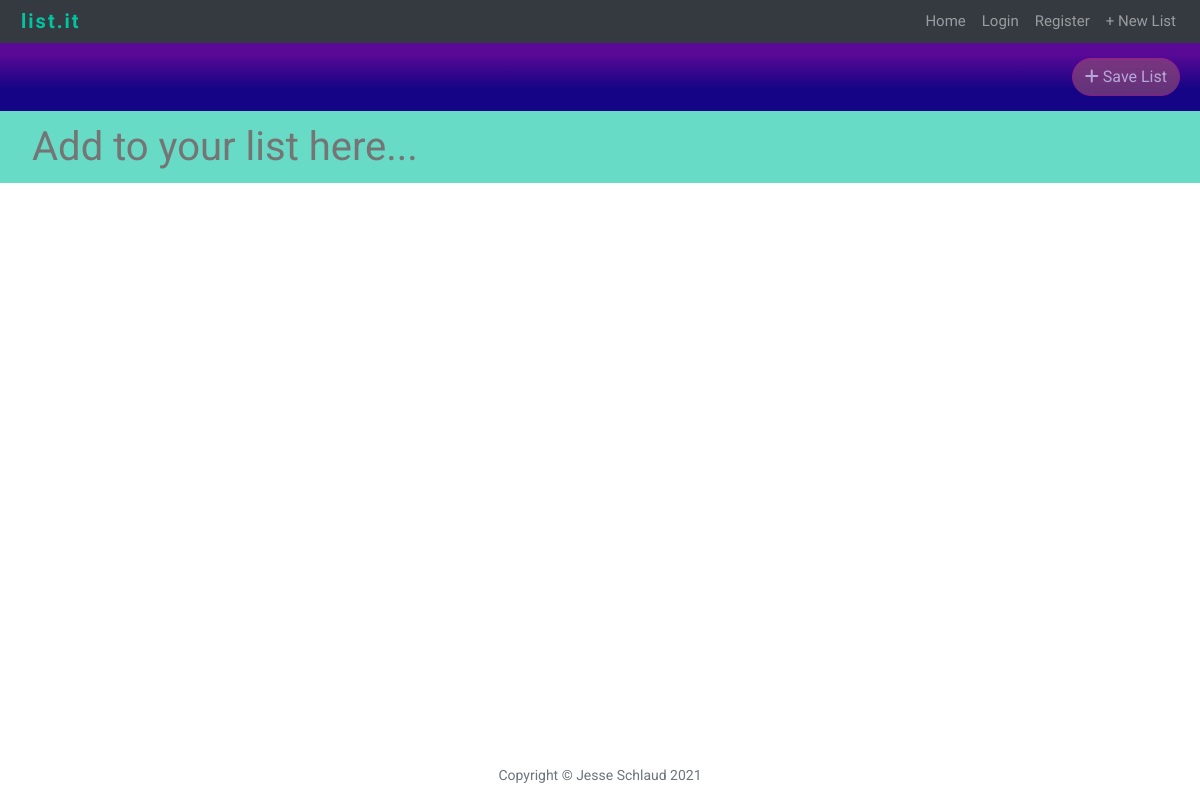
Page /4N4eR3GkMP on the earlier database version.
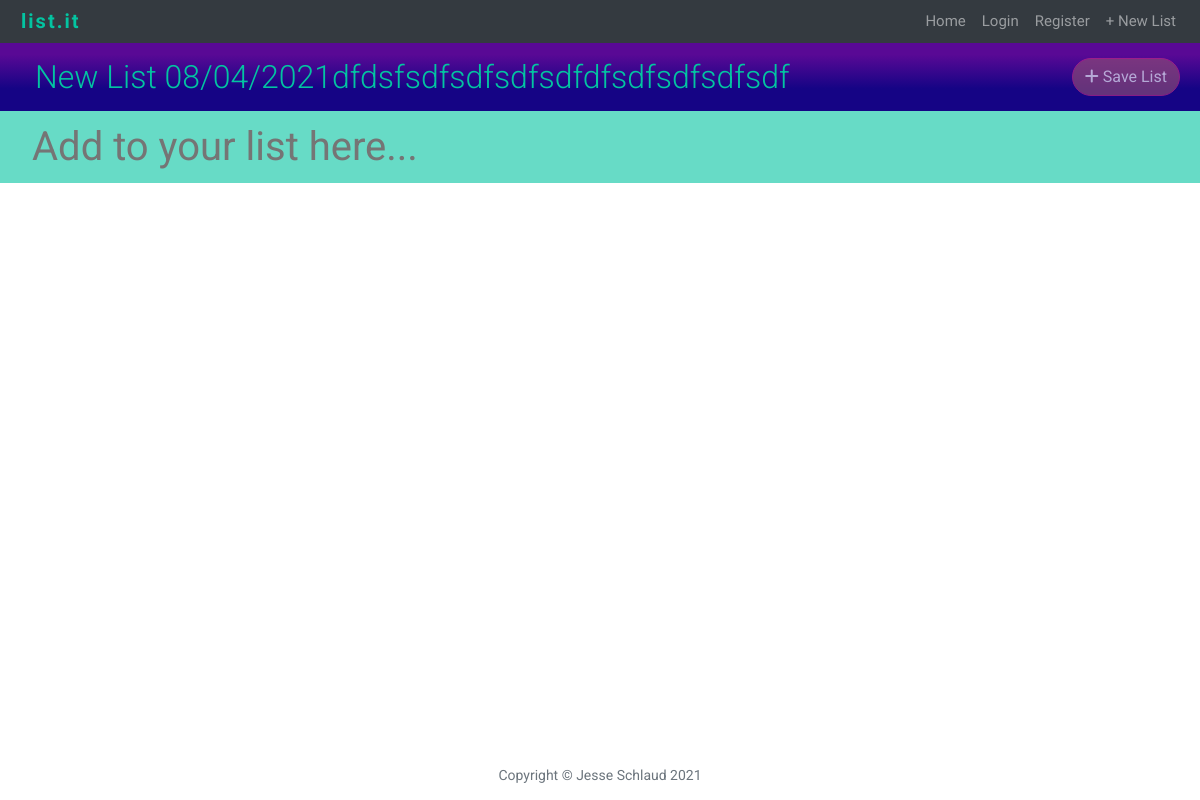
Same page on the later database version.
### main.py (models this page shows)
class List(db.Model):
    __tablename__ = "lists"
    id = db.Column(db.Integer, primary_key=True)
    url_key = db.Column(db.String(250), nullable=False, unique=True)
    name = db.Column(db.String(250), nullable=False)
    items = relationship("ListItem", back_populates="parent_list")
    user = relationship("User", back_populates="lists")
    user_id = db.Column(db.Integer, db.ForeignKey("users.id"))

### main.py (the view)
@app.route("/<url_key>", methods=["GET", "POST"])
def home(url_key):
    list = List.query.filter_by(url_key=url_key).first()
    return render_template("newindex.html", list=list, url_key=url_key)

### main.py (called while the page is built)
@app.context_processor
def inject_now():
    return {'current_year': datetime.date.today().strftime("%Y"),
            'current_date': datetime.date.today().strftime("%Y-%m-%d")}

### templates/newindex.html (shortened to what this page needs)
{% include 'header.html' %}
<div id="listDisplay">
    <div class="item-align">
        <div id="listName" class="item-align">
            <form action="{{ url_for('new_name', url_key=list.url_key) }}" method="post">
                <h2 data-editable class="lnameh2">{{list.name}}</h2>
            </form>
        </div>
        <div align="right">
            {% if list.user_id %}
            {% elif not current_user.is_authenticated: %}
            <span class="d-inline-block" data-toggle="popover" data-trigger="hover"
                  data-content="Please login or register to save.">
                <a class="btn btn-primary disabled list-save" href="{{ url_for('save_list', url_key=list.url_key) }}">
                    <i class="fas fa-plus"></i> Save List
                </a>
            </span>
            {% endif %}
        </div>
    </div>
</div>
<div id="newItem">
    <form name="itemform" action="{{ url_for('new_item', url_key=list.url_key) }}" method="post">
        <input class="no_border" placeholder="Add to your list here..." name="item" maxlength="40">
    </form>
</div>
</div>
{% include 'footer.html' %}

### templates/header.html (shortened to what this page needs)
<html lang="en">
<head>
    <link href="{{ url_for('static', filename='vendor/bootstrap/css/bootstrap.min.css') }}" rel="stylesheet">
    <link href="{{ url_for('static', filename='css/bootstrap-datepicker.min.css') }}" rel="stylesheet">
    <link href="{{ url_for('static', filename='css/newstyle.css') }}" rel="stylesheet">
</head>
<body OnLoad="document.itemform.item.focus();">
<div id="page-container">
    <div id="content-wrap">
        <header>
            <nav class="navbar py-0 navbar-expand-md navbar-dark bg-dark static-top" id="mainNav">
                <a class="navbar-brand" href="{{ url_for('home', url_key=url_key) }}">list.it</a>
                <div class="collapse navbar-collapse justify-content-end" id="navbarResponsive">
                    <ul class="navbar-nav">
                        <li class="nav-item">
                            <a class="nav-link" href="{{ url_for('home', url_key=url_key) }}">Home</a>
                        </li>
                        {% if not current_user.is_authenticated: %}
                        <li class="nav-item">
                            <a class="nav-link" href="{{ url_for('login', url_key=url_key) }}">Login</a>
                        </li>
                        <li class="nav-item">
                            <a class="nav-link" href="{{ url_for('register', url_key=url_key) }}">Register</a>
                        </li>
                        {% endif %}
                        <li class="nav-item">
                            <a class="nav-link" href="{{ url_for('new_list') }}">+ New List</a>
                        </li>
                    </ul>
                </div>
            </nav>
        </header>

### templates/footer.html (shortened to what this page needs)
<footer id="footer">
        <p class="copyright text-muted">Copyright &copy; Jesse Schlaud {{ current_year }}</p>
</footer>
</div>
</body>
</html>

### static/css/newstyle.css (style rules this page uses)
html, body { margin:0; padding:0; }
body { font-size: 20px; color: #212529; font-family: 'Roboto', sans-serif; }
p { line-height: 1.5; margin: 30px 0; }
h1, h2, h3, h4, h5, h6 { font-weight: 300; }
#mainNav { font-family: 'Josefin Sans', sans-serif; }
#mainNav .navbar-brand { font-size: 20px; font-weight: 700; color: #03C4A1; letter-spacing: 2px; margin-left: 5px; padding: 0; }
#mainNav .nav-item { font-size: 15px; font-weight: 400; padding-top: 2px; padding-bottom: 2px; }
#listDisplay { color: white; position: relative; background: rgb(105,48,195); background: rgb(21,4,133); background: linear-gradient(0deg, rgba(21,4,133,1) 33%, rgba(89,9,149,1) 83%); padding: 15px 20px; }
#listDisplay form { margin-bottom:0; padding-left: 15px; }
#listDisplay h2 { margin-bottom:0; }
#newItem { padding-top: 10px; position: relative; padding: 5px 20px; background-color: rgba(3,196,161,0.60); }
#newItem input { border-top-style: hidden; border-right-style: hidden; border-left-style: hidden; border-bottom-style: hidden; background-color: transparent; width: 100% }
@media only screen and (min-width: 651px) { #newItem input { font-size: 40px; } }
#newItem form { padding-left: 10px; margin: 0; }
.item-align { display: flex; justify-content: space-between; }
.login label, h2 { color: #03C4A1; }
footer { padding: 50px 0 65px; }
footer .copyright { font-size: 14px; margin-bottom: 0; text-align: center; }
.btn-primary { color: #C62A88; background: transparent; border-color: #C62A88; border-radius: 20px; }
.btn-primary.disabled, .btn-primary:disabled { color: white; background-color: #914d76; border-color: #C62A88; }
#page-container { position: relative; min-height: 100vh; }
#content-wrap { padding-bottom: 2.5rem; }
#footer { position: absolute; bottom: 0; width: 100%; height: 2.5rem; }
@media only screen and (min-width: 651px) { .list-save { display: inline-block; } }

Differences in the rows shown:
added List: name "New List 08/04/2021dfdsfsdfsdfsdfsdfdfsdfsdfsdfsdf"
